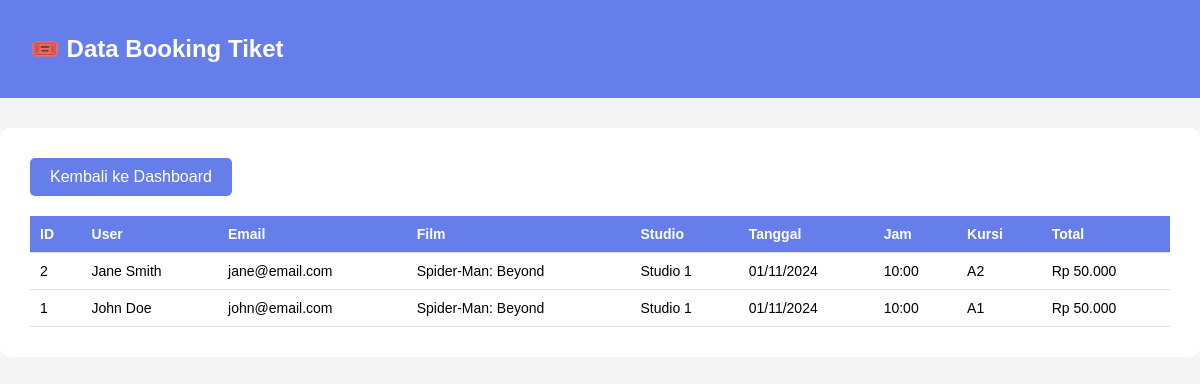
The page /admin/booking_list.php (signed in) on the database its author committed.
### tables this page shows
CREATE TABLE booking (
    id_booking INT PRIMARY KEY AUTO_INCREMENT,
    id_user INT,
    id_jadwal INT,
    id_kursi INT,
    tanggal_pesan DATE,
    jumlah_tiket INT DEFAULT 1,
    total_harga DECIMAL(10,2),
    FOREIGN KEY (id_user) REFERENCES user(id_user) ON DELETE CASCADE,
    FOREIGN KEY (id_jadwal) REFERENCES jadwal_tayang(id_jadwal) ON DELETE CASCADE,
    FOREIGN KEY (id_kursi) REFERENCES kursi(id_kursi) ON DELETE CASCADE
);

CREATE TABLE user (
    id_user INT PRIMARY KEY AUTO_INCREMENT,
    nama VARCHAR(100) NOT NULL,
    pass VARCHAR(255) NOT NULL,
    no_telp VARCHAR(20),
    email VARCHAR(100) UNIQUE,
    role ENUM('admin', 'user') DEFAULT 'user'
);

CREATE TABLE film (
    id_film INT PRIMARY KEY AUTO_INCREMENT,
    poster VARCHAR(255),
    nama VARCHAR(100) NOT NULL,
    deskripsi TEXT,
    genre VARCHAR(50),
    jadwal_tayang VARCHAR(50),
    harga DECIMAL(10,2),
    photo_poster VARCHAR(255),
    durasi INT
);

CREATE TABLE studio (
    id_studio INT PRIMARY KEY AUTO_INCREMENT,
    nama_studio VARCHAR(100) NOT NULL,
    kapasitas INT
);

CREATE TABLE jadwal_tayang (
    id_jadwal INT PRIMARY KEY AUTO_INCREMENT,
    id_film INT,
    id_studio INT,
    tanggal_tayang DATE,
    jam_tayang TIME,
    FOREIGN KEY (id_film) REFERENCES film(id_film) ON DELETE CASCADE,
    FOREIGN KEY (id_studio) REFERENCES studio(id_studio) ON DELETE CASCADE
);

CREATE TABLE kursi (
    id_kursi INT PRIMARY KEY AUTO_INCREMENT,
    id_studio INT,
    kode_kursi VARCHAR(10) NOT NULL,
    status ENUM('tersedia', 'terisi') DEFAULT 'tersedia',
    FOREIGN KEY (id_studio) REFERENCES studio(id_studio) ON DELETE CASCADE
);

### admin/booking_list.php (the view, shortened to what this page needs)
<?php
require_once '../config.php';
$sql = "SELECT b.*, u.nama AS nama_user, u.email, f.nama AS nama_film,
        s.nama_studio, jt.tanggal_tayang, jt.jam_tayang, k.kode_kursi
        FROM booking b
        JOIN user u ON b.id_user = u.id_user
        JOIN jadwal_tayang jt ON b.id_jadwal = jt.id_jadwal
        JOIN film f ON jt.id_film = f.id_film
        JOIN studio s ON jt.id_studio = s.id_studio
        JOIN kursi k ON b.id_kursi = k.id_kursi
        ORDER BY b.id_booking DESC";
$stmt = $pdo->query($sql);
$bookings = $stmt->fetchAll(PDO::FETCH_ASSOC);
?>
<!DOCTYPE html>
<html lang="id">
<head>
</head>
<body>
    <div class="navbar">
        <h2>🎟️ Data Booking Tiket</h2>
    </div>
    <div class="container">
        <div class="button-group">
        <a href="index.php" class="btn btn-secondary">Kembali ke Dashboard</a>
    </div>
        <table>
            <thead>
                <tr>
                    <th>ID</th>
                    <th>User</th>
                    <th>Email</th>
                    <th>Film</th>
                    <th>Studio</th>
                    <th>Tanggal</th>
                    <th>Jam</th>
                    <th>Kursi</th>
                    <th>Total</th>
                </tr>
            </thead>
            <tbody>
                <?php foreach($bookings as $b): ?>
                <tr>
                    <td><?= $b['id_booking'] ?></td>
                    <td><?= htmlspecialchars($b['nama_user']) ?></td>
                    <td><?= $b['email'] ?></td>
                    <td><?= htmlspecialchars($b['nama_film']) ?></td>
                    <td><?= $b['nama_studio'] ?></td>
                    <td><?= date('d/m/Y', strtotime($b['tanggal_tayang'])) ?></td>
                    <td><?= date('H:i', strtotime($b['jam_tayang'])) ?></td>
                    <td><?= $b['kode_kursi'] ?></td>
                    <td>Rp <?= number_format($b['total_harga'], 0, ',', '.') ?></td>
                </tr>
                <?php endforeach; ?>
            </tbody>
        </table>
    </div>
</body>
</html>

### admin/booking_list.php (style rules this page uses)
body { font-family: Arial; margin: 0; background: #f5f5f5; }
.navbar { background: #667eea; color: white; padding: 15px 30px; }
.container { max-width: 1400px; margin: 30px auto; background: white; padding: 30px; border-radius: 10px; }
.btn { padding: 10px 20px; background: #667eea; color: white; text-decoration: none; display: inline-block; border-radius: 5px; margin-bottom: 20px; }
table { width: 100%; border-collapse: collapse; font-size: 14px; }
th, td { padding: 10px; text-align: left; border-bottom: 1px solid #ddd; }
th { background: #667eea; color: white; }

### rows shown on the page
booking: id_booking "2", id_user.nama "Jane Smith", id_user.email "jane@email.com", film.nama "Spider-Man: Beyond", studio.nama_studio "Studio 1", id_jadwal.tanggal_tayang "01/11/2024", id_jadwal.jam_tayang "10:00", id_kursi.kode_kursi "A2", total_harga "50.000"
booking: id_booking "1", id_user.nama "John Doe", id_user.email "john@email.com", film.nama "Spider-Man: Beyond", studio.nama_studio "Studio 1", id_jadwal.tanggal_tayang "01/11/2024", id_jadwal.jam_tayang "10:00", id_kursi.kode_kursi "A1", total_harga "50.000"
